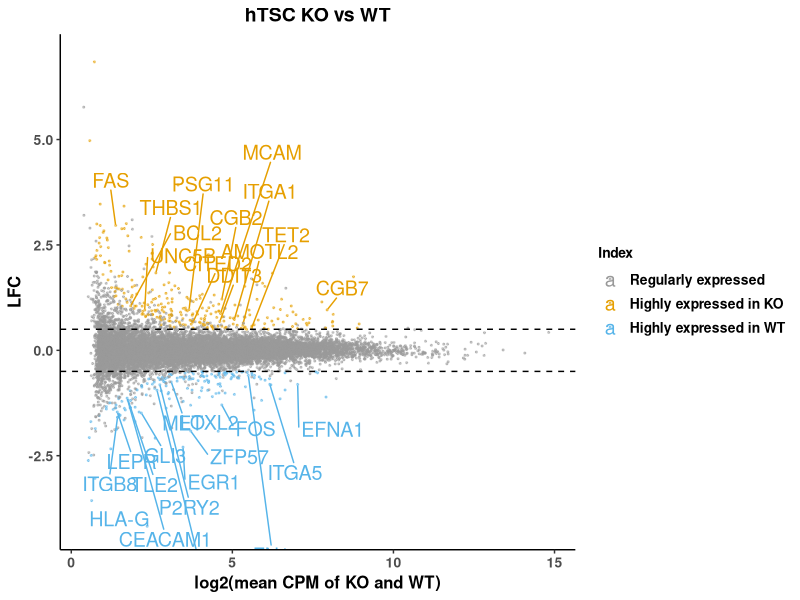

Write R code to recreate this figure.
library(ggplot2)
library(ggrepel)

data<- read.table("hTSC_mt_vs_hTSC_wt_DEG_full_list.csv", sep=",", header=T, row.names=1)

CPM_data<- read.table("CPM.csv", sep=",", header=T, row.names=1)

deg_data<- read.table("hTSC_mt_vs_hTSC_wt_DEG_significant_only.csv", sep=",", header=T, row.names=1)

index<- rep("Regularly expressed", nrow(data))
index[rownames(data) %in% rownames(deg_data[deg_data$log2FoldChange>0,])]<- "Highly expressed in KO"
index[rownames(data) %in% rownames(deg_data[deg_data$log2FoldChange<0,])]<- "Highly expressed in WT"

data_for_plot<- cbind.data.frame(data$log2FoldChange, rowMeans(CPM_data[rownames(data),]), index )

colnames(data_for_plot)<- c("LFC", "mean_CPM_WT_KO", "Index")
data_for_plot$Index<-  factor(data_for_plot$Index, level=c("Regularly expressed", "Highly expressed in KO", "Highly expressed in WT") )

data_for_plot$mean_CPM_WT_KO_log2<- log2(1+ data_for_plot$mean_CPM_WT_KO)

gene_list<- c("hla-g", "efna1", "fn1", "zfp57", "amotl2", "ceacam1", "cited2", "lepr", "loxl2", "mcam", "p2ry2", "psg11", "thbs1", "tle2", "ddit3", "fos", "met", "tet2", "unc5b", "tns1", "gli3", "bcl2", "cgb2", "cgb7", "fas", "egr1", "itgb8", "itga5", "itga1");

gene_list<- toupper(gene_list)

lfc_cutoff<- 0.5

p<- ggplot(data_for_plot, aes(x=mean_CPM_WT_KO_log2, y=LFC,col=Index, label= ifelse(rownames(data_for_plot) %in% gene_list,as.character(rownames(data_for_plot)), '') ))  + geom_point(size=0.4, alpha=0.5)

p<- p+ ggtitle("hTSC KO vs WT") + labs(x="log2(mean CPM of KO and WT)", ylab="LFC");
p<- p+ geom_hline(yintercept=as.numeric(lfc_cutoff),colour="black",linetype=2)+
       geom_hline(yintercept=-as.numeric(lfc_cutoff),colour="black",linetype=2)
p<- p+ theme_bw()+theme_classic()+ scale_colour_manual(values=c("#999999","#E69F00","#56B4E9"))

p<- p+ geom_text_repel(max.overlaps=Inf, size=5, nudge_y=0.1, nudge_x=0.1, box.padding=1, xlim=c(NA, Inf), ylim=c(-Inf, Inf) )

p<- p+ theme(plot.title=element_text(size=14,family="Helvetica",face="bold",hjust=0.5),
                text=element_text(size=12,family="Helvetica"),
                axis.title=element_text(face="bold"),
                axis.text.x=element_text(size=10,face="bold"),
                axis.text.y=element_text(size=10,face="bold"),
                legend.text=element_text(size=10,face="bold"),
                legend.title=element_text(size=10,face="bold"))

pdf("fig2i.pdf", width=10);
p;
dev.off();

